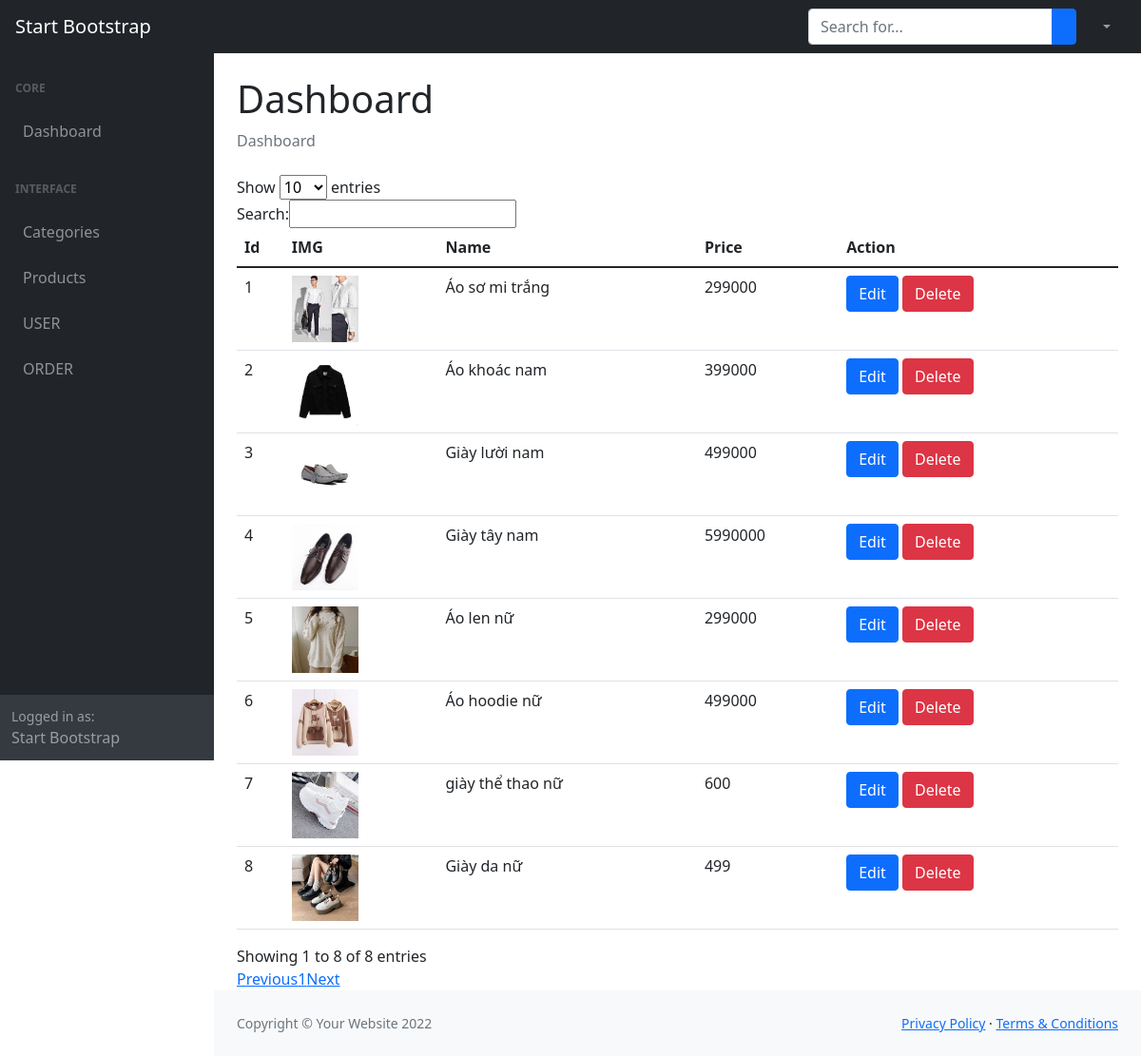
Screenshot of /admin/product/index.php with the database file from the repository.
### tables this page shows
CREATE TABLE `products` (
  `id` int(11) NOT NULL,
  `name` varchar(100) NOT NULL,
  `price` float NOT NULL,
  `img` varchar(100) NOT NULL,
  `category_id` int(11) NOT NULL,
  `description` varchar(100) NOT NULL
);

### core/product_db.php (called while the page is built, shortened)
<?php
$pdo = get_pdo();
function get_all_products()
{
    global $pdo;
    $sql = "SELECT * FROM PRODUCTS";
    $stmt = $pdo->prepare($sql);
    $stmt->execute();
    $stmt->setFetchMode(PDO::FETCH_ASSOC);
    $result = $stmt->fetchAll();
    $product_list = array();
    foreach ($result as $row) {
        $product_list[] = array(
            'id' => $row['id'],
            'name' => $row['name'],
            'price' => $row['price'],
            'img' => $row['img'],
            'category_id' => $row['category_id']
        );
    }
    return $product_list;
}

### admin/view/product/_index.php (the view, shortened to what this page needs)
<!DOCTYPE html>
<html lang="en">
<head>
    <link rel="stylesheet" href="../../view/public/admin/css/style.css">
    <link rel="stylesheet" href="../../view/public/admin/css/styles.css">
    <link href="https://cdn.datatables.net/v/dt/dt-1.13.7/datatables.min.css" rel="stylesheet">
</head>
<body class="sb-nav-fixed">
    <?php include_once '../view/inc/_navbar.php' ?>
    <div id="layoutSidenav">
        <?php include_once '../view/inc/_sideleft.php' ?>
        <div id="layoutSidenav_content">
            <main>
                <div class="container-fluid px-4">
                    <h1 class="mt-4">Dashboard</h1>
                    <ol class="breadcrumb mb-4">
                        <li class="breadcrumb-item active">Dashboard</li>
                    </ol>
                    <table class="table" id="table_id">
                        <thead>
                            <tr>
                                <th scope="col">Id</th>
                                <th scope="col">IMG</th>
                                <th scope="col">Name</th>
                                <th scope="col">Price</th>
                                <th scope="col">Action</th>
                            </tr>
                        </thead>
                        <tbody>
                            <?php $index = 0; ?>
                            <?php foreach ($product_list as $product) { ?>
                                <tr>
                                    <td>
                                        <?php echo ++$index; ?>
                                    </td>
                                    <td><img src="../../view/public/img/<?php echo $product['img']; ?>" width="70"
                                            height="70" /></td>
                                    <td>
                                        <?php echo $product['name']; ?>
                                    </td>
                                    <td>
                                        <?php echo $product['price']; ?>
                                    </td>
                                    <td>
                                        <a class="btn btn-primary" href="edit.php?product_id=<?php echo
                                            $product['id']; ?>">Edit</a>
                                        <a class="btn btn-danger" href="delete.php?product_id=<?php echo
                                            $product['id']; ?> ">Delete</a>
                                    </td>
                                </tr>
                            <?php } ?>
                        </tbody>
                    </table>
                </div>
            </main>
            <footer class="py-4 bg-light mt-auto">
                <div class="container-fluid px-4">
                    <div class="d-flex align-items-center justify-content-between small">
                        <div class="text-muted">Copyright &copy; Your Website 2022</div>
                        <div>
                            <a href="#">Privacy Policy</a>
                            &middot;
                            <a href="#">Terms &amp; Conditions</a>
                        </div>
                    </div>
                </div>
            </footer>
        </div>
    </div>
</body>
</html>

### rows the page displays
products: img (picture), name "Áo sơ mi trắng", price "299000"
products: img (picture), name "Áo khoác nam", price "399000"
products: img (picture), name "Giày lười nam", price "499000"
products: img (picture), name "Giày tây nam", price "5990000"
products: img (picture), name "Áo len nữ", price "299000"
products: img (picture), name "Áo hoodie nữ", price "499000"
products: img (picture), name "giày thể thao nữ", price "600"
products: shows a picture, name "Giày da nữ", price "499"
